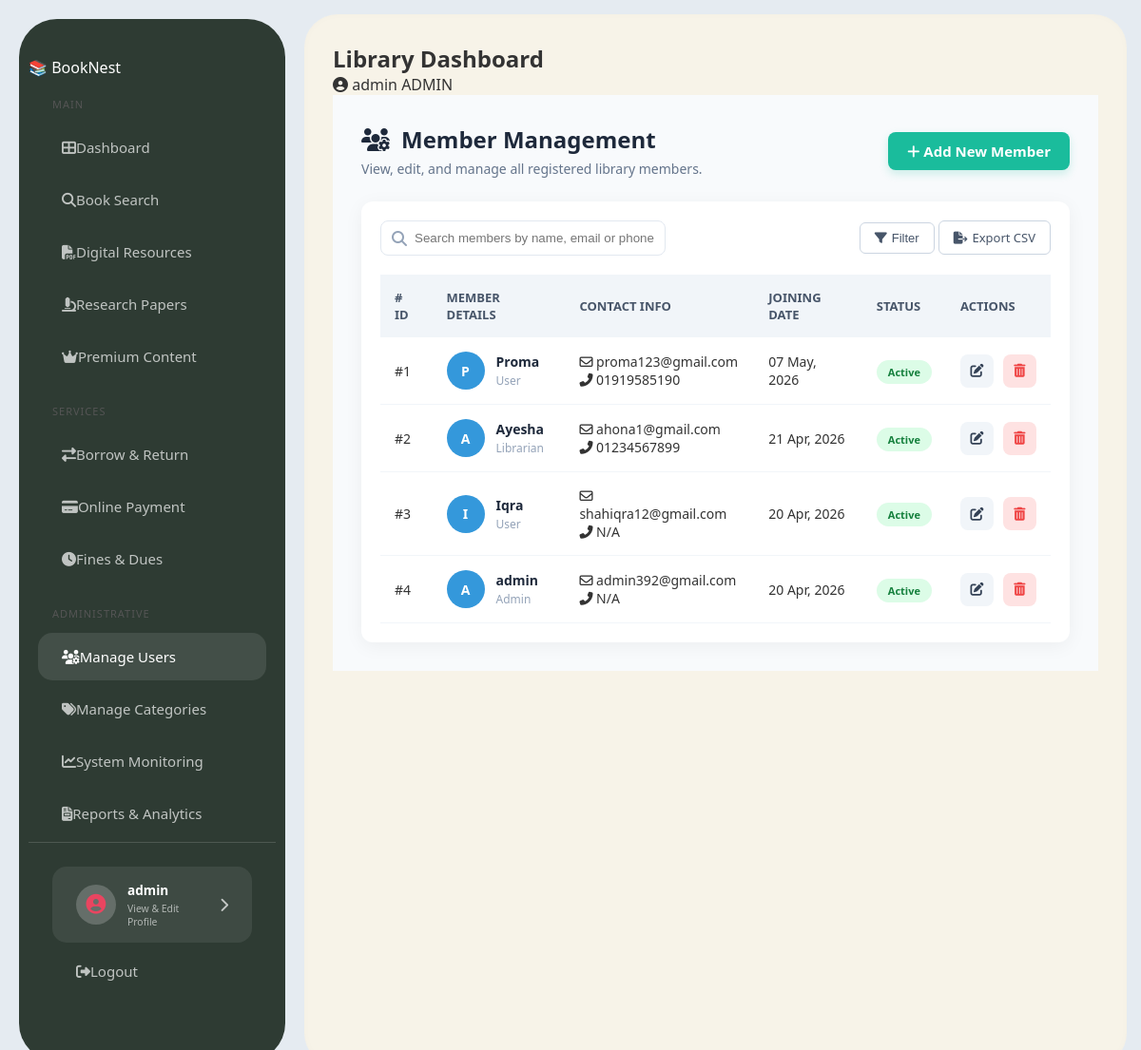
The page /members/ (signed in) on the database as committed earlier.
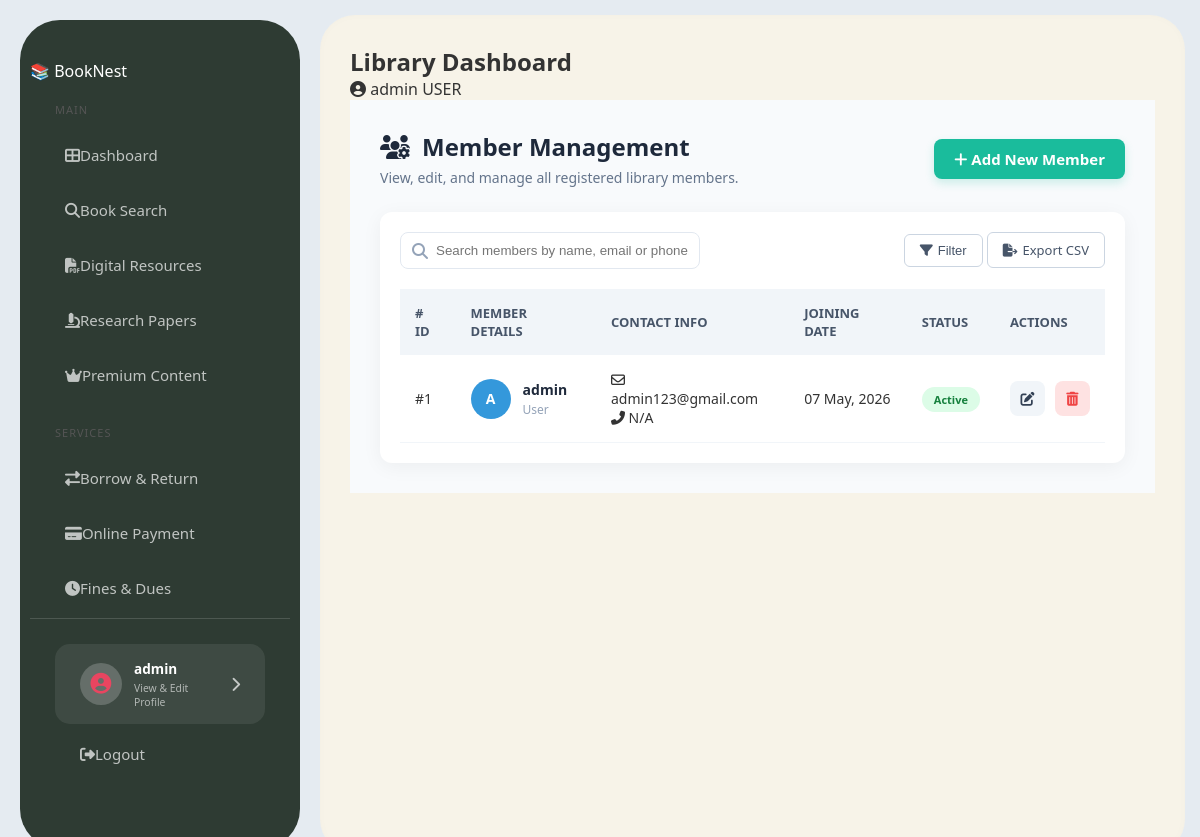
The same page on the database as committed later.
### library/models.py (models this page shows, shortened)
class User(AbstractUser):
    ADMIN = 'admin'
    LIBRARIAN = 'librarian'
    REGULAR_USER = 'user'
    ROLE_CHOICES = [
        (ADMIN, 'Administrator'),
        (LIBRARIAN, 'Librarian'),
        (REGULAR_USER, 'Regular User'),
    ]
    role = models.CharField(max_length=20, choices=ROLE_CHOICES, default=REGULAR_USER)
    phone = models.CharField(max_length=15, null=True, blank=True)
    profile_picture = models.ImageField(upload_to='profiles/', null=True, blank=True)
    date_of_birth = models.DateField(null=True, blank=True)
    bio = models.TextField(null=True, blank=True)
    def get_full_name(self):
        if self.first_name and self.last_name:
            return f"{self.first_name} {self.last_name}"
        return self.username

### library/views.py (the view)
# urls.py: path('members/', views.member_list, name='member_list'),
@login_required
@user_passes_test(is_librarian_or_admin, login_url='/')
def member_list(request):
    return render(request, 'library/member_list.html', {
        'members': User.objects.all().order_by('-date_joined')
    })

### library/views.py (called while the page is built)
def is_librarian_or_admin(user):
    return user.is_authenticated and (
        user.role in [User.LIBRARIAN, User.ADMIN] or user.is_superuser
    )

### library/templates/library/member_list.html (shortened to what this page needs)
{% extends 'library/base.html' %}
{% load static %}
{% block content %}
<link rel="stylesheet" href="{% static 'library/css/member_list_style.css' %}">
<link rel="stylesheet" href="https://cdnjs.cloudflare.com/ajax/libs/font-awesome/6.4.0/css/all.min.css">
<div class="member-container">
    <div class="member-header">
        <div class="header-left">
            <h2><i class="fa-solid fa-users-gear"></i> Member Management</h2>
            <p>View, edit, and manage all registered library members.</p>
        </div>
        <div class="header-right">
            <a href="{% url 'member_add' %}" class="btn-add-member">
                <i class="fa-solid fa-plus"></i> Add New Member
            </a>
        </div>
    </div>
    <div class="table-card">
        <div class="table-actions">
            <div class="search-box">
                <i class="fa-solid fa-magnifying-glass"></i>
                <input type="text" id="memberSearch" placeholder="Search members by name, email or phone...">
            </div>
            <div class="filter-options" style="position: relative;">
                <button class="btn-filter" id="filterBtn">
                    <i class="fa-solid fa-filter"></i> Filter
                </button>
                <a href="{% url 'export_members_csv' %}" class="btn-export" style="text-decoration: none;">
                    <i class="fa-solid fa-file-export"></i> Export CSV
                </a>
            </div>
        </div>
        <table class="member-table">
            <thead>
                <tr>
                    <th># ID</th>
                    <th>Member Details</th>
                    <th>Contact Info</th>
                    <th>Joining Date</th>
                    <th>Status</th>
                    <th>Actions</th>
                </tr>
            </thead>
            <tbody>
                {% for member in members %}
                <tr>
                    <td><span class="member-id">#{{ forloop.counter }}</span></td>
                    <td>
                        <div class="member-info">
                            <div class="member-avatar">
                                {{ member.username|first|upper }}
                            </div>
                            <div class="member-name-desc">
                                <strong>{{ member.username }}</strong>
                                <span class="role-text">{{ member.role|capfirst|default:"Member" }}</span>
                            </div>
                        </div>
                    </td>
                    <td>
                        <div class="contact-col">
                            <p><i class="fa-regular fa-envelope"></i> {{ member.email }}</p>
                            <p><i class="fa-solid fa-phone-flip"></i> {{ member.phone|default:"N/A" }}</p>
                        </div>
                    </td>
                    <td>{{ member.date_joined|date:"d M, Y" }}</td>
                    <td><span class="status-badge active">Active</span></td>
                    <td>
                        <div class="action-buttons">
                            <a href="#" class="btn-icon edit" title="Edit"><i class="fa-solid fa-pen-to-square"></i></a>
                            <a href="#" class="btn-icon delete btn-delete" title="Delete"><i class="fa-solid fa-trash-can"></i></a>
                        </div>
                    </td>
                </tr>
                {% endfor %}
            </tbody>
        </table>
    </div>
</div>
{% endblock %}

### library/templates/library/base.html (shortened to what this page needs)
{% load static %}
<!DOCTYPE html>
<html lang="en">
<head>
    <link rel="stylesheet" href="https://cdnjs.cloudflare.com/ajax/libs/font-awesome/6.0.0/css/all.min.css">
    <link rel="stylesheet" href="{% static 'library/css/style.css' %}">
</head>
<body>
<div class="layout">
    <aside class="sidebar">
        <div class="logo">📚 <span>Book</span>Nest</div>
        <div class="menu-section">
            <div class="menu-title">Main</div>
            <a href="{% url 'home' %}" class="menu-item"><i class="fas fa-th-large"></i> Dashboard</a>
            <a href="{% url 'book_list' %}" class="menu-item"><i class="fas fa-search"></i> Book Search</a>
            <a href="{% url 'digital_resources' %}" class="menu-item"><i class="fas fa-file-pdf"></i> Digital Resources</a>
            <a href="{% url 'research_papers' %}" class="menu-item"><i class="fas fa-microscope"></i> Research Papers</a>
            <a href="{% url 'premium_content' %}" class="menu-item premium"><i class="fas fa-crown"></i> Premium Content</a>
        </div>
        <div class="menu-section">
            <div class="menu-title">Services</div>
            <a href="{% url 'borrow_list' %}" class="menu-item"><i class="fas fa-exchange-alt"></i> Borrow & Return</a>
            <a href="{% url 'online_payment' %}" class="menu-item"><i class="fas fa-credit-card"></i> Online Payment</a>
            <a href="{% url 'fines_dues' %}" class="menu-item"><i class="fas fa-clock"></i> Fines & Dues</a>
        </div>
        {% if user.role == 'admin' or user.role == 'librarian' %}
        <div class="menu-section">
            <div class="menu-title">Administrative</div>
            <a href="{% url 'member_list' %}" class="menu-item"><i class="fas fa-users-cog"></i> Manage Users</a>
            <a href="{% url 'category_list' %}" class="menu-item"><i class="fas fa-tags"></i> Manage Categories</a>
            <a href="{% url 'system_monitoring' %}" class="menu-item"><i class="fas fa-chart-line"></i> System Monitoring</a>
            <a href="{% url 'reports_analytics' %}" class="menu-item"><i class="fas fa-file-invoice"></i> Reports & Analytics</a>
        </div>
        {% endif %}
        <div class="profile-sidebar-section">
            <a href="{% url 'manage_profile' %}" class="profile-link-card">
                <div class="avatar-icon">
                    <i class="fas fa-user-circle"></i>
                </div>
                <div class="profile-info-text">
                    <div class="profile-name">
                        {% if user.is_authenticated %}
                            {{ user.get_full_name|default:user.username }}
                        {% else %}
                            My Profile
                        {% endif %}
                    </div>
                    <div class="profile-role">
                        View & Edit Profile
                    </div>
                </div>
                <i class="fas fa-chevron-right"></i>
            </a>
            <div class="logout-section">
                <a href="{% url 'logout' %}" class="logout-link">
                    <i class="fas fa-sign-out-alt"></i> <span>Logout</span>
                </a>
            </div>
        </div>
    </aside>
    <main class="main-container">
        <header class="top-nav">
            <h2>Library Dashboard</h2>
            <div class="user-profile">
                <i class="fas fa-user-circle"></i>
                <span>{{ user.username }}</span>
                <span class="role-tag">{{ user.role|upper }}</span>
            </div>
        </header>
        {% block content %}{% endblock %}
    </main>
</div>
</body>
</html>

Rows that differ between the two databases and show on the page:
removed User: username|first "P", username "Proma", role "User", email "proma123@gmail.com", phone "01919585190", date_joined "07 May, 2026"
removed User: username|first "A", username "Ayesha", role "Librarian", email "ahona1@gmail.com", phone "01234567899", date_joined "21 Apr, 2026"
removed User: username|first "I", username "Iqra", role "User", email "shahiqra12@gmail.com", phone "N/A", date_joined "20 Apr, 2026"
changed User "admin": role "ADMIN" → "USER"; role "Admin" → "User"; email "admin392@gmail.com" → "admin123@gmail.com"; date_joined "20 Apr, 2026" → "07 May, 2026"
Other text that changed with them:
text no longer shown: "ADMINISTRATIVE Manage Users Manage Categories System Monitoring Reports & Analytics"
